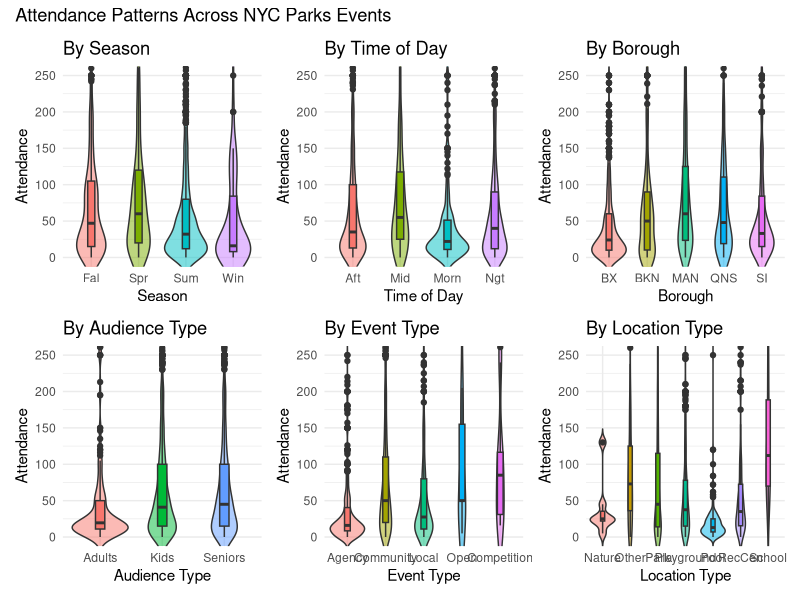
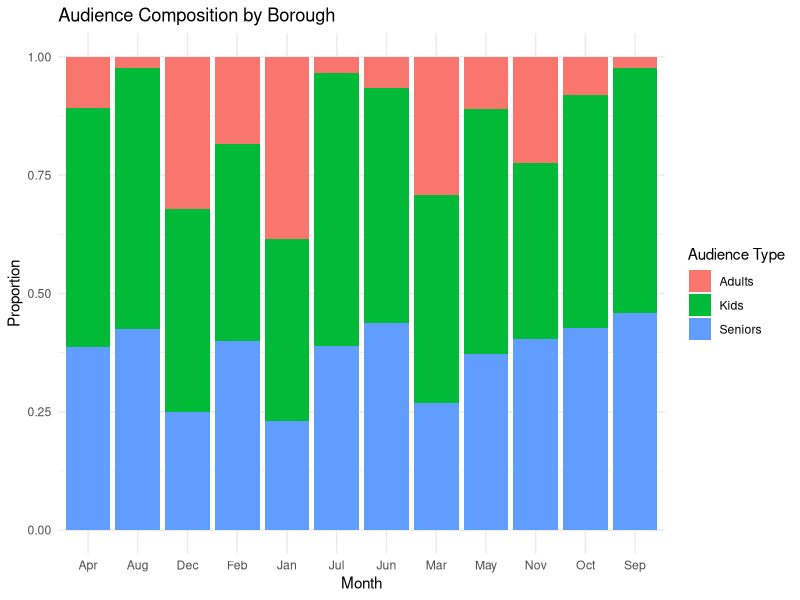
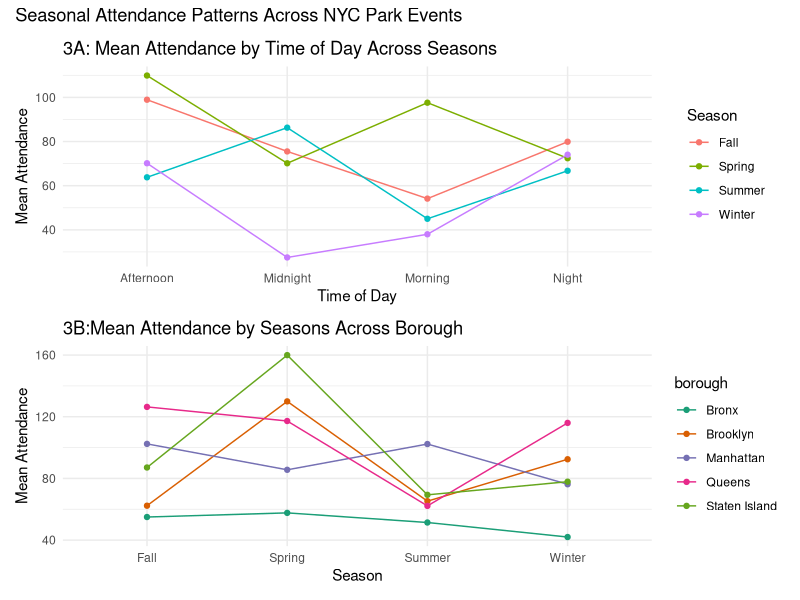
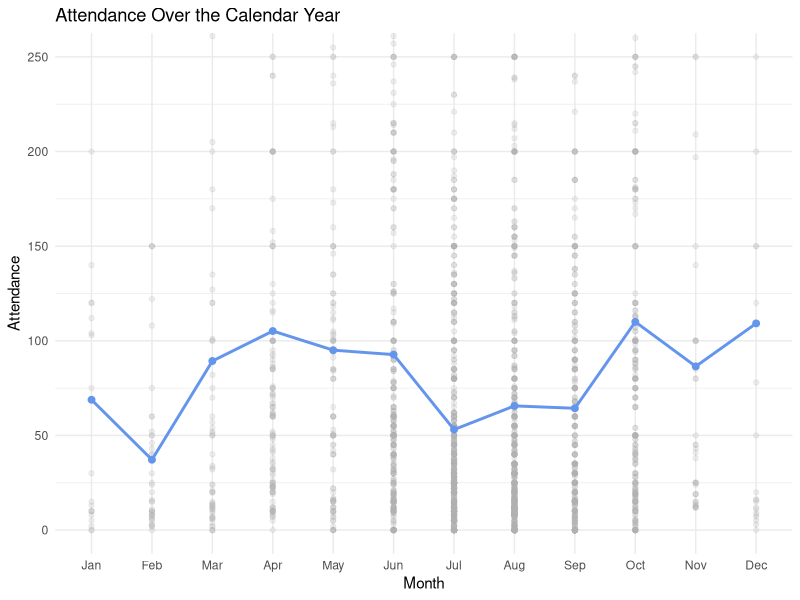

Write the R code that produced these figures, in order.
## ---- chunk 1
knitr::opts_chunk$set(echo = TRUE)
library(tidyverse)
library(knitr)
library(ggplot2)
library(patchwork)
parkevent = read.csv("parkevent_clean.csv")
## ---- chunk 2
parkevent |>
  summarize(
    Mean = mean(attendance),
    Median = median(attendance),
    SD = sd(attendance),
    Min = min(attendance),
    Max= max(attendance)) |>
  knitr::kable(caption = "Total Attendance Summary", digits = 2)
## ---- chunk 3
table_vars <- c("season", "time_period", "borough", "event_type","location_type")

describe_by_group <- function(var) {
  parkevent |>
    group_by(across(all_of(var))) |>
    summarize(
      Count= n(),
      Mean= mean(attendance, na.rm = TRUE),
      Median= median(attendance, na.rm = TRUE),
      SD= sd(attendance, na.rm = TRUE),
      Min = min(attendance, na.rm = TRUE),
      Max = max(attendance, na.rm = TRUE),
      Sum = sum(attendance, na.rm = TRUE),
      .groups = "drop"
    ) |>
    rename(Level = !!var) |>
    mutate(Variable = var)
}
summary_all <- purrr::map_df(table_vars, describe_by_group)
summary_all <- summary_all |>
  group_by(Variable) |>
  mutate(variable_disp = if_else(row_number() == 1,
                                 Variable,
                                 "")) |>
  ungroup()
knitr::kable(
  summary_all |>
    select(Variable = variable_disp, Level, Count, Mean, Median, SD, Min, Max,Sum),
  digits  = 2,
  caption = "Attendance Summary by Subgroup"
)

## ---- chunk 4
plot_season =
  ggplot(parkevent, aes(x = season, y = attendance, fill=season)) +
  geom_violin(trim = FALSE, alpha = 0.5) +
  geom_boxplot(width=0.15) +
  coord_cartesian(ylim = c(0,250)) +
  scale_x_discrete(labels = c(
    "Spring" = "Spr",
    "Summer" = "Sum",
    "Fall"   = "Fal",
    "Winter" = "Win")) +
  labs(title = "By Season", x = "Season", y = "Attendance") +
  guides(fill = "none") +
  theme_minimal()

plot_time =
  ggplot(parkevent, aes(x = time_period, y = attendance, fill=time_period)) +
  geom_violin(trim = FALSE, alpha = 0.5) +
  geom_boxplot(width=0.15) +
  coord_cartesian(ylim = c(0,250)) +
  scale_x_discrete(labels = c(
    "Morning"   = "Morn",
    "Afternoon" = "Aft",
    "Night"     = "Ngt",
    "Midnight"  = "Mid")) +
  labs(title = "By Time of Day", x = "Time of Day", y = "Attendance") +
  guides(fill = "none") +
  theme_minimal()

plot_type =
  ggplot(parkevent, aes(x = event_type, y = attendance, fill = event_type)) +
  geom_violin(trim = FALSE, alpha = 0.5) +
  geom_boxplot(width = 0.15) +
  coord_cartesian(ylim = c(0,250)) +
  scale_x_discrete(labels = c(
    "Agency Produced Event" = "Agency",
    "Community Based Event" = "Community",
    "Local Event" = "Local",
    "Open House" = "Open",
    "Tournament/Competition" = "Competition")) +
   guides(fill = "none") +
  labs(
    title = "By Event Type",
    x = "Event Type",
    y = "Attendance") +
  theme_minimal()

plot_borough =
  ggplot(parkevent, aes(x = borough, y = attendance, fill=borough)) +
  geom_violin(trim = FALSE, alpha = 0.5) +
  geom_boxplot(width=0.15) +
  coord_cartesian(ylim = c(0,250)) +
  scale_x_discrete(labels = c(
    "Bronx"        = "BX",
    "Brooklyn"     = "BKN",
    "Manhattan"    = "MAN",
    "Queens"       = "QNS",
    "Staten Island"= "SI")) +
  labs(title = "By Borough", x = "Borough", y = "Attendance") +
  guides(fill = "none") +
  theme_minimal()

plot_location =
  ggplot(parkevent, aes(x = location_type, y = attendance, fill = location_type)) +
  geom_violin(trim = FALSE, alpha = 0.5) +
  geom_boxplot(width = 0.15) +
  coord_cartesian(ylim = c(0,250)) +
  scale_x_discrete(labels = c(
    "Nature Center" = "Nature",
    "Recreation Center" = "RecCen",
    "Playground" = "Playground",
    "Pool" = "Pool",
    "Park" = "Park",
    "Other" = "Other",
    "School" = "School")) +
  labs(
    title = "By Location Type",
    x = "Location Type",
    y = "Attendance") +
   guides(fill = "none") +
  theme_minimal()

parkevent_long <- parkevent |> 
  pivot_longer(
    cols = c(kids_friendly, senior_friendly, adults_only),
    names_to  = "audience_type",
    values_to = "flag"
  ) |> 
  filter(flag) |> 
  select(-flag) |> 
  mutate(
    audience_type = recode(
      audience_type,
      kids_friendly   = "Kids",
      senior_friendly = "Seniors",
      adults_only     = "Adults"))

plot_audience =
  ggplot(parkevent_long,
         aes(x = audience_type, y = attendance, fill = audience_type)) +
  geom_violin(trim = FALSE, alpha = 0.5) +
  geom_boxplot(width = 0.15) +
  coord_cartesian(ylim = c(0, 250)) +
  labs(
    title = "By Audience Type",
    x = "Audience Type",
    y = "Attendance") +
  guides(fill = "none") +
  theme_minimal()

patterns_plot =
  ((plot_season |plot_time| plot_borough) /
    (plot_audience|plot_type| plot_location))+
  plot_annotation(
    title = "Attendance Patterns Across NYC Parks Events",
    theme = theme())
patterns_plot

## ---- chunk 5
ggplot(parkevent_long,
       aes(x = month, fill = audience_type)) +
  geom_bar(position = "fill") +
  labs(
    title = "Audience Composition by Borough",
    x = "Month",
    y = "Proportion",
    fill = "Audience Type"
  ) +
  theme_minimal()
## ---- chunk 6
plot_time_season =
  parkevent |>
  group_by(time_period, season) |>
  summarize(mean_attendance = mean(attendance)) |>
  ggplot(aes(x = time_period, 
             y = mean_attendance, 
             color = season, 
             group = season)) +
  geom_line() +
  geom_point() +
  labs(
    title = "3A: Mean Attendance by Time of Day Across Seasons",
    x = "Time of Day",
    y = "Mean Attendance",
    color = "Season") +
  theme_minimal()

plot_borough_season =
  parkevent |>
  group_by(borough, season) |>
  summarize(mean_attendance = mean(attendance)) |>
  ggplot(aes(x = season, 
             y = mean_attendance, 
             color = borough, 
             group = borough)) +
  geom_line() +
  geom_point() +
   scale_color_brewer(palette = "Dark2") +  
  labs(
    title = "3B:Mean Attendance by Seasons Across Borough",
    x = "Season",
    y = "Mean Attendance",
    color = "borough") +
  theme_minimal()

Seasonal_plot =
  (plot_time_season / plot_borough_season) +
  plot_annotation(
    title = "Seasonal Attendance Patterns Across NYC Park Events")

Seasonal_plot
## ---- chunk 7
plot_calendar =
  ggplot(parkevent, 
         aes(x = month(date, label = TRUE, abbr = TRUE), 
             y = attendance)) +
  geom_point(alpha = 0.2, color = "gray70") +
  stat_summary(fun = mean, geom = "line", aes(group = 1),
               color = "cornflowerblue", size = 1) +
  stat_summary(fun = mean, geom = "point",
               color = "cornflowerblue", size = 2) +
  labs(
    title = "Attendance Over the Calendar Year",
    x = "Month",
    y = "Attendance") +
  coord_cartesian(ylim = c(0, 250)) + 
  theme_minimal()
plot_calendar
